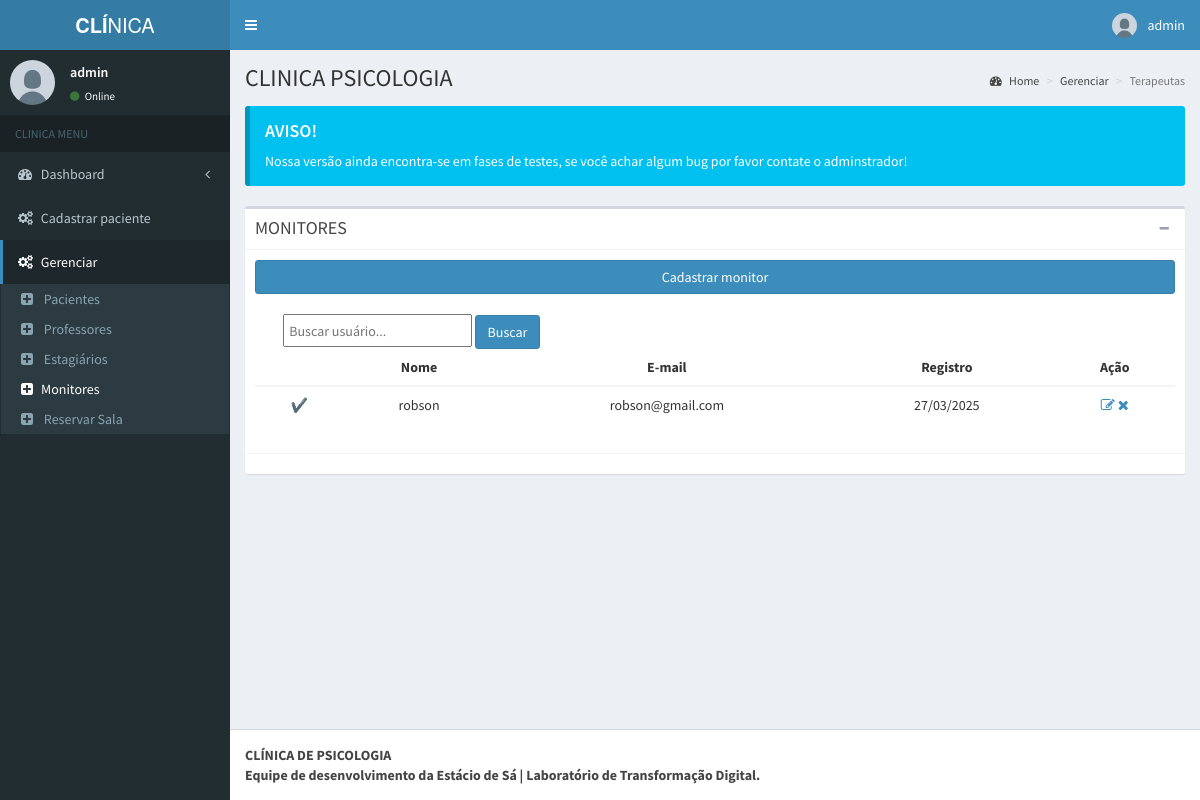
The app's page /admin/pages/layout/monitor.php (signed in), older data.
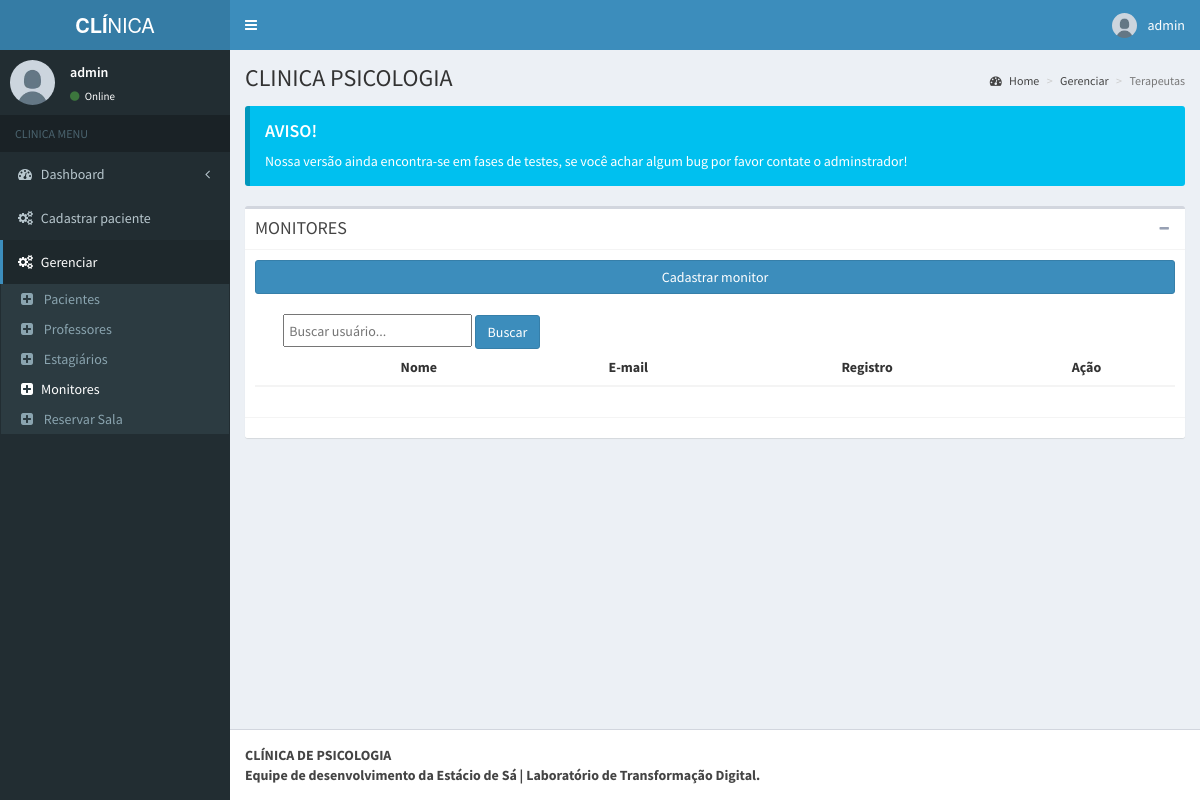
The same page, newer data.
### tables this page shows
CREATE TABLE `tbl_monitor` (
  `id` int(11) NOT NULL,
  `id_disponibilidade` int(11) UNSIGNED NOT NULL,
  `nome` varchar(100) NOT NULL,
  `usuario` varchar(100) NOT NULL,
  `email` varchar(100) NOT NULL,
  `senha` varchar(255) NOT NULL,
  `date` timestamp NOT NULL DEFAULT current_timestamp() ON UPDATE current_timestamp()
);

### admin/pages/layout/monitor.php (the view, shortened to what the changed rows need)
<?php
include('../../../db/conexao.php');
$where = "";
?>
<!DOCTYPE html>
<html>
<head>
  <link rel="stylesheet" href="../../bootstrap/css/bootstrap.min.css">
  <link rel="stylesheet" href="https://maxcdn.bootstrapcdn.com/font-awesome/4.4.0/css/font-awesome.min.css">
  <link rel="stylesheet" href="https://code.ionicframework.com/ionicons/2.0.1/css/ionicons.min.css">
  <link rel="stylesheet" href="../../dist/css/AdminLTE.min.css">
  <link rel="stylesheet" href="../../dist/css/skins/_all-skins.min.css">
</head>
<body class="hold-transition skin-blue fixed sidebar-mini">
  <div class="wrapper">
    <div class="content-wrapper">
      <section class="content-header">
        <h1>
          CLINICA PSICOLOGIA
        </h1>
      </section>
      <section class="content">
        <div class="box">
          <div class="box-body">
             <br>
            <div>
              <table class="table table-hover text-center">
                <thead class="table-dark">
                  <tr>
                    <th></th>
                    <th scope="col">Nome</th>
                    <th scope="col">E-mail</th>
                    <th scope="col">Registro</th>
                    <th scope="col">Ação</th>
                  </tr>
                </thead>
                <tbody>
                  <?php
                  $sql = "SELECT * FROM tbl_monitor $where ORDER BY id DESC LIMIT 8";
                  $result = mysqli_query($mysqli, $sql);
                  while ($row = mysqli_fetch_assoc($result)) {
                  ?>
                    <tr>
                      <td><?php echo ($row['id_disponibilidade'] == 2) ? "❌" : "✔️" ?></td>
                      <td><?php echo $row["nome"] ?></td>
                      <td><?php echo $row["email"] ?></td>
                      <td><?php echo date('d/m/Y', strtotime($row["date"])); ?></td>
                      <td style="background:white">
                        <a href="edit/edit-monitor.php?id=<?php echo $row["id"] ?>" class="link-dark"><i class="fa fa-edit"></i></a>
                        <a href="#" data-toggle="modal" data-target="#modalDelete">
                          <span class="open-modal" data-id="<?php echo $row["id"] ?>">
                            <i class="fa fa-remove"></i>
                          </span>
                        </a>
                      </td>
                    </tr>
                  <?php
                  }
                  ?>
                </tbody>
              </table>
            </div>
          </div>
        </div>
      </section>
    </div>
  </div>
</body>
</html>

Row changes from the older to the newer data that the page shows:
removed tbl_monitor: nome "robson", email "robson@gmail.com", date "27/03/2025"
